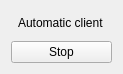
<?xml version="1.0" encoding="UTF-8"?>
<ui version="4.0">
 <class>AutomaticClient</class>
 <widget class="QWidget" name="AutomaticClient">
  <property name="geometry">
   <rect>
    <x>0</x>
    <y>0</y>
    <width>123</width>
    <height>74</height>
   </rect>
  </property>
  <property name="windowTitle">
   <string>Automatic Client</string>
  </property>
  <layout class="QVBoxLayout" name="verticalLayout">
   <item>
    <layout class="QHBoxLayout" name="horizontalLayout">
     <item>
      <spacer name="horizontalSpacer">
       <property name="orientation">
        <enum>Qt::Horizontal</enum>
       </property>
       <property name="sizeHint" stdset="0">
        <size>
         <width>40</width>
         <height>20</height>
        </size>
       </property>
      </spacer>
     </item>
     <item>
      <widget class="QLabel" name="label">
       <property name="text">
        <string>Automatic client</string>
       </property>
      </widget>
     </item>
     <item>
      <spacer name="horizontalSpacer_2">
       <property name="orientation">
        <enum>Qt::Horizontal</enum>
       </property>
       <property name="sizeHint" stdset="0">
        <size>
         <width>40</width>
         <height>20</height>
        </size>
       </property>
      </spacer>
     </item>
    </layout>
   </item>
   <item>
    <widget class="QPushButton" name="pushButton">
     <property name="text">
      <string>Stop</string>
     </property>
    </widget>
   </item>
  </layout>
 </widget>
 <resources/>
 <connections/>
</ui>
